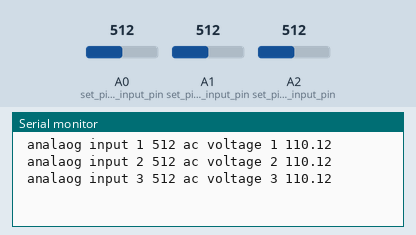
Recording of a sketch running on a simulated Arduino Uno, built with avr-gcc and run on an emulated ATmega328P. On the bench: the last lines printed to the serial monitor. The test bench sets the inputs (shaded band); at power-on: A0 (set_pin_a0_as_input_pin) = 512, A1 (set_pin_a0_as_input_pin) = 512, A2 (set_pin_a0_as_input_pin) = 512.

Above: at 1.2 s.
1.3 s: A0 (set_pin_a0_as_input_pin) set to 716
At 2.5 s:
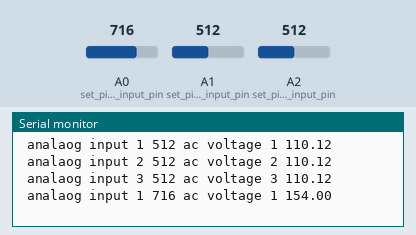
2.8 s: A1 (set_pin_a0_as_input_pin) set to 716
At 4.0 s:
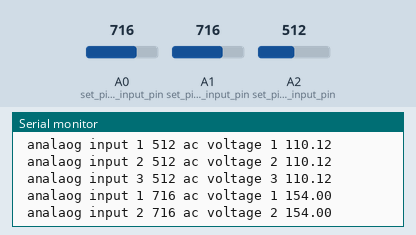
4.3 s: A2 (set_pin_a0_as_input_pin) set to 716
At 5.5 s:
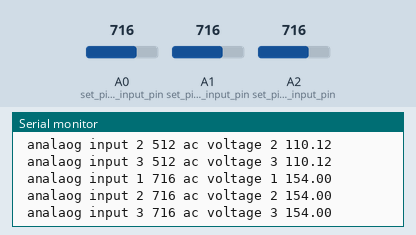
5.8 s: A0 (set_pin_a0_as_input_pin) set to 900
At 6.6 s:
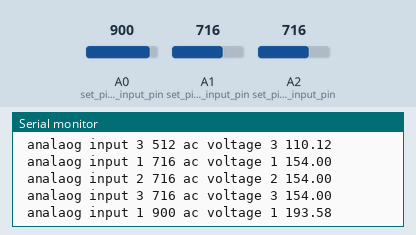
7.3 s: A1 (set_pin_a0_as_input_pin) set to 900
At 8.5 s:
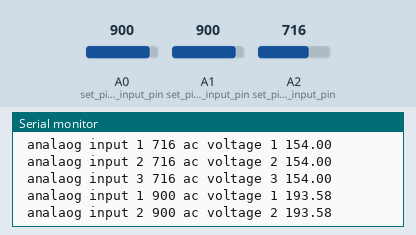
8.8 s: A2 (set_pin_a0_as_input_pin) set to 900
At 10.3 s:
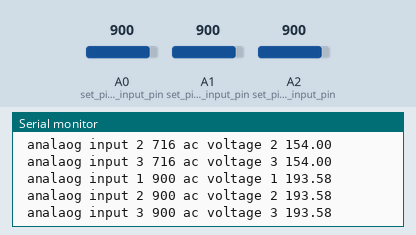
Timing chart, 0 to 11.3 s (numbered marks = the images above; inputs shaded):
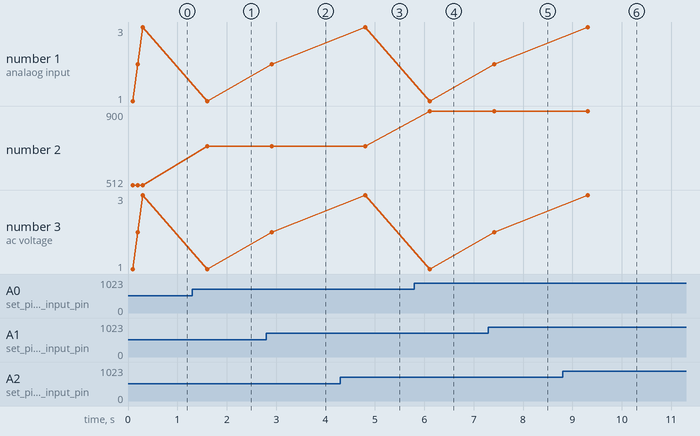

Measured:
- after the input at 1.3 s, the serial monitor: prints a new line after 0.30 s (image 1)
- after the input at 2.8 s, the serial monitor: prints a new line after 0.11 s (image 2)
- after the input at 4.3 s, the serial monitor: prints a new line after 0.51 s (image 3)
- after the input at 5.8 s, the serial monitor: prints a new line after 0.31 s (image 4)
- after the input at 7.3 s, the serial monitor: prints a new line after 0.11 s (image 5)
- after the input at 8.8 s, the serial monitor: prints a new line after 0.51 s (image 6)
- plotted number 1: 2 → 3 after the input at 4.3 s, 3 → 1 after the input at 5.8 s, 1 → 2 after the input at 7.3 s, 2 → 3 after the input at 8.8 s
- plotted number 2: 512 → 716 after the input at 1.3 s, 716 → 900 after the input at 5.8 s

The sketch:

test_v123.ino
```cpp
int b;
float a,x=0;
int d;
float c,y=0;
int f;
float e,z=0;
void setup()
{
pinMode(A0,INPUT); // set pin a0 as input pin
pinMode(A1,INPUT); // set pin a0 as input pin
pinMode(A2,INPUT); // set pin a0 as input pin
Serial.begin(9600);// begin serial communication between arduino and pc
}
void loop()
{
b=analogRead(A0);// read analog values from pin A0 across capacitor
a=(b* 0.304177);// converts analog value(x) into input ac supply value using this formula ( explained in woeking section)
delay(100);
if(x!=a)
{
Serial.print(" analaog input 1 " ) ; // specify name to the corresponding value to be printed
Serial.print(b) ; // print input analog value on serial monitor
Serial.print(" ac voltage 1 ") ; // specify name to the corresponding value to be printed
Serial.print(a/sqrt(2)) ; // prints the ac value on Serial monitor
Serial.println();
x=a;
}
else{
delay(100);
}
d=analogRead(A1);// read analog values from pin A0 across capacitor
c=(d* 0.304177);// converts analog value(x) into input ac supply value using this formula ( explained in woeking section)
delay(100);
if(y!=c)
{
Serial.print(" analaog input 2 " ) ; // specify name to the corresponding value to be printed
Serial.print(d) ; // print input analog value on serial monitor
Serial.print(" ac voltage 2 ") ; // specify name to the corresponding value to be printed
Serial.print(c/sqrt(2)) ; // prints the ac value on Serial monitor
Serial.println();
y=c;
}
else
{
delay(100);
}
  f=analogRead(A2);// read analog values from pin A0 across capacitor
e=(f* 0.304177);// converts analog value(x) into input ac supply value using this formula ( explained in woeking section)
delay(100);
if(z!=e)
{
Serial.print(" analaog input 3 " ) ; // specify name to the corresponding value to be printed
Serial.print(f) ; // print input analog value on serial monitor
Serial.print(" ac voltage 3 ") ; // specify name to the corresponding value to be printed
Serial.print(e/sqrt(2)) ; // prints the ac value on Serial monitor
Serial.println();
z=e;
}
else
{
delay(100);
}
}
```
